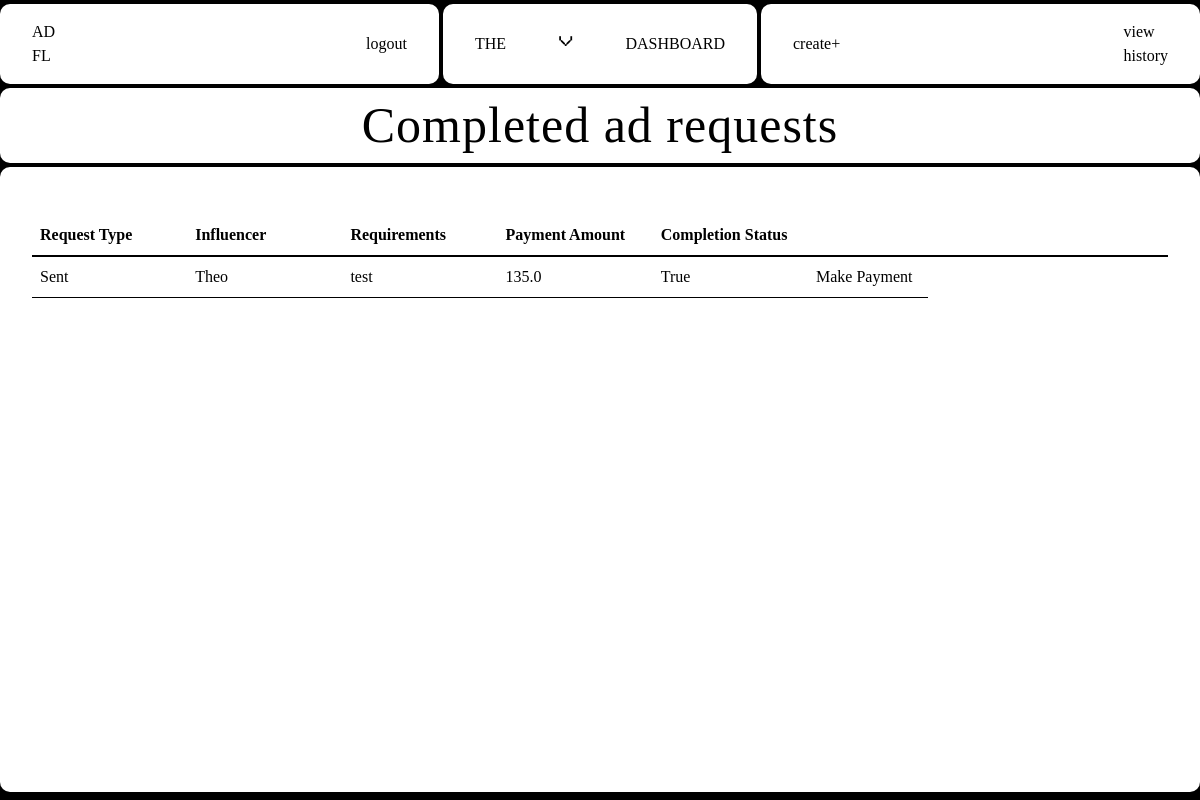
/sponsor/view_completed_ad_requests/6 (signed in), run on the app's committed database.
### Adfluence/models.py (models this page shows)
class Influencer(db.Model, UserMixin):
    __tablename__ = "influencer"
    id = db.Column(db.Integer, primary_key=True)
    name = db.Column(db.String(150), nullable=False)
    email = db.Column(db.String(150), nullable=False)
    profile_picture = db.Column(db.String(100), nullable=False)
    niche = db.Column(db.String(100), nullable=False)
    reach = db.Column(db.Integer, nullable=False)
    user_id = Column(Integer, ForeignKey("user.id"), nullable=False)
    platform = db.Column(db.String(100), nullable=False)
    bank_account_balance = db.Column(db.Float, default=0.0)
    flagged = db.Column(db.Boolean, default=False)
    transactions = relationship(
        "Transaction", backref="influencer", cascade="all, delete-orphan"
    )
    ratings = relationship("Rating", backref="influencer", cascade="all, delete-orphan")
    bookmarks = relationship(
        "Bookmark", backref="influencer", cascade="all, delete-orphan"
    )
    adrequests = relationship(
        "AdRequest", backref="influencer", cascade="all, delete-orphan"
    )
    campaignrequests = relationship(
        "campaignRequest", backref="influencer", cascade="all, delete-orphan"
    )

class AdRequest(db.Model):
    id = db.Column(db.Integer, primary_key=True)
    campaign_id = db.Column(db.Integer, db.ForeignKey("campaign.id"), nullable=False)
    influencer_id = db.Column(db.Integer, db.ForeignKey("influencer.id"))
    messages = db.Column(db.Text)
    requirements = db.Column(db.Text, nullable=False)
    payment_amount = db.Column(db.Float, nullable=False)
    status = db.Column(db.String(20), nullable=False, default="Pending")
    completed = db.Column(db.Boolean, default=False)
    completion_confirmed = db.Column(db.Boolean, default=False)
    payment_done = db.Column(db.Boolean, default=False)
    rating_done = db.Column(db.Boolean, default=False)
    negotiations = relationship(
        "Negotiation", backref="ad_request", cascade="all, delete-orphan"
    )

### Adfluence/sponsor.py (the view, shortened to what this page needs)
@sponsor.route("/view_completed_ad_requests/<int:campaign_id>")
@role_required("Sponsor")
@login_required
def view_completed_ad_requests(campaign_id):
    campaign = Campaign.query.get_or_404(campaign_id)
    campaignRequests = campaignRequest.query.filter_by(
        campaign_id=campaign_id, completion_confirmed=True
    ).all()
    campaign_requests_with_details = []
    adrequests = AdRequest.query.filter_by(
        campaign_id=campaign_id, completion_confirmed=True
    ).all()
    sent_requests_with_details = []
    for sent_request in adrequests:
        influencer = Influencer.query.get(sent_request.influencer_id)
        influencer_name = influencer.name
        sent_requests_with_details.append(
            {
                "request": sent_request,
                "influencer_name": influencer_name,
                "request_type": "Sent",
            }
        )
    return render_template(
        "Sponsor/view_completed_ad_requests.html",
        campaign=campaign,
        ad_requests=sent_requests_with_details,
        campaign_requests=campaign_requests_with_details,
    )

### Adfluence/views.py (called while the page is built)
def role_required(role):
    def decorator(f):
        @wraps(f)
        def decorated_function(*args, **kwargs):
            if current_user.role != role:
                abort(403)
            return f(*args, **kwargs)
        return decorated_function
    return decorator

### Adfluence/templates/Sponsor/view_completed_ad_requests.html (shortened to what this page needs)
{% extends "base.html" %} {% block head %}
<link
  rel="stylesheet"
  href="{{ url_for('static', filename='src/sponsor_css/view_campaigns.css') }}"
/>
{% endblock %} {% block content %}
<div class="container">
  <nav>
    <div class="nav-1">
      <a href="{{ url_for('sponsor.dashboard') }}" class="logo view">
        AD <br />
        FL
      </a>
      <a href="{{ url_for('views.logout') }}" class="view">logout</a>
    </div>
    <div class="nav-2">
      <p class="menu-button view">the</p>
      <p class="x">v</p>
      <p class="menu-button view">dashboard</p>
    </div>
    <div class="nav-3">
      <a href="{{ url_for('sponsor.createCampaign') }}" class="view">create+</a>
      <a
        href="{{ url_for('sponsor.payment_history',user_id=current_user.id) }}"
        class="view"
      >
        view <br />
        history
      </a>
    </div>
  </nav>
  <div class="content-wrapper">
    <div class="header">
      <h1>Completed ad requests</h1>
    </div>
    <div class="table-wrapper">
      <table class="first-table">
        <thead>
          <tr>
            <th>Request Type</th>
            <th>Influencer</th>
            <th>Requirements</th>
            <th>Payment Amount</th>
            <th>Completion Status</th>
            <th class="link"></th>
            <th class="link"></th>
            <th class="link"></th>
          </tr>
        </thead>
        <tbody>
          {% for request in ad_requests + campaign_requests %} {% if
          request.request.completion_confirmed==True %}
          <tr>
            <td>{{ request.request_type }}</td>
            <td>{{ request.influencer_name }}</td>
            <td>{{ request.request.requirements }}</td>
            <td>{{ request.request.payment_amount }}</td>
            <td>{{ request.request.completed }}</td>
            <td class="link">
              {% if request.request.payment_done==True %}
              <span class="status-accepted">Payment done </span>{% else %}
              <a
                class="view"
                href="{{url_for('sponsor.make_payment', ad_request_id=request.request.id, request_type=request.request_type)}}"
                >Make Payment</a
              >
              {%endif%}
            </td>
             {% endif %} {% endfor %}
          </tr>
        </tbody>
      </table>
    </div>
  </div>
</div>
{% endblock %}

### Adfluence/static/css/main.css (style rules this page uses)
html, :host { line-height: 1.5; -webkit-text-size-adjust: 100%; -moz-tab-size: 4; -o-tab-size: 4; tab-size: 4; font-family: ui-sans-serif, system-ui, sans-serif, "Apple Color Emoji", "Segoe UI Emoji", "Segoe UI Symbol", "Noto Color Emoji"; font-feature-settings: normal; font-variation-settings: normal; -webkit-tap-highlight-color: transparent; }
body { margin: 0; line-height: inherit; }
h1, h2, h3, h4, h5, h6 { font-size: inherit; font-weight: inherit; }
a { color: inherit; text-decoration: inherit; }
table { text-indent: 0; border-color: inherit; border-collapse: collapse; }
blockquote, dl, dd, h1, h2, h3, h4, h5, h6, hr, figure, p, pre { margin: 0; }
.container { width: 100%; }
@media (min-width: 640px) { .container { max-width: 640px; } }
@media (min-width: 768px) { .container { max-width: 768px; } }
@media (min-width: 1024px) { .container { max-width: 1024px; } }
* { margin: 0; padding: 0; }

### Adfluence/static/src/input.css (style rules this page uses)
* { margin: 0; padding: 0; }

### Adfluence/static/src/sponsor_css/view_campaigns.css (style rules this page uses)
* { margin: 0; padding: 0; box-sizing: border-box; }
html, body { width: 100%; height: 100%; background-color: #000; font-family: "Arame"; overflow: hidden; }
p { text-transform: uppercase; }
.x { font-family: sk; margin-top: -10px; font-size: 14px; }
.container { width: 100%; height: 100vh; max-width: 3840px; margin: 0 auto; display: flex; flex-direction: column; gap: 0.25em; }
nav { width: 100%; flex: 1; display: flex; gap: 0.25em; padding: 0.25em 0 0 0; background-color: #000; }
nav > div { display: flex; justify-content: space-between; align-items: center; padding: 1em 2em; background: #fff; color: #000; border-radius: 10px; }
.nav-1 { flex: 3; }
.nav-2 { flex: 2; }
.view { cursor: pointer; transition: all 0.2s ease-out; font-family: "Arame"; }
.nav-3 { flex: 3; }
.content-wrapper { flex: 12; width: 100%; height: 100%; display: flex; flex-direction: column; padding: 0 0 0.5em 0; background-color: #000; gap: 0.25em; overflow: hidden; }
.header { background-color: #fff; border-radius: 10px; }
.header h1 { font-family: up; font-size: 50px; letter-spacing: 1px; text-align: center; }
.table-wrapper { width: 100%; height: 100vh; overflow-x: auto; overflow-y: auto; display: flex; justify-content: center; border-radius: 10px; background: #fff; padding: 3em 2em; }
.first-table { width: 100%; border-collapse: collapse; table-layout: fixed; height: fit-content; }
.first-table th { position: sticky; top: 0; z-index: 1; background-color: #fff; padding: 0.5em 0.5em; border-bottom: 2px solid #000; text-align: left; font-size: 16px; }
.first-table td { padding: 0.5em 0.5em; border-bottom: 1px solid #000; text-align: left; vertical-align: top; word-wrap: break-word; white-space: normal; font-size: 16px; }
.link { width: 120px; }

### data on the page
Influencer: request_type "Sent", influencer_name "Theo", request.requirements "test", request.payment_amount "135.0", request.completed "True"
